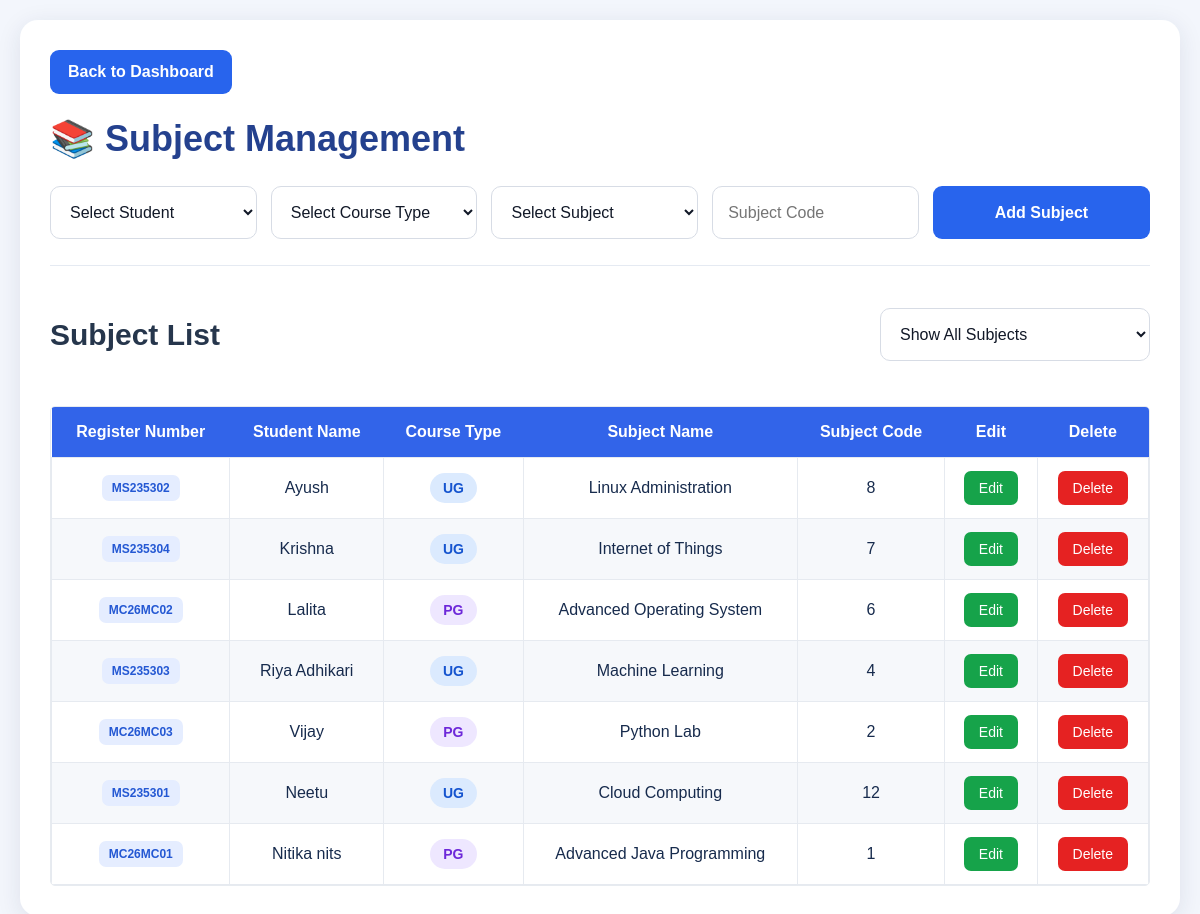
Page /subjects on the committed database.
### tables this page shows
CREATE TABLE subjects (
            id INTEGER PRIMARY KEY AUTOINCREMENT,
            student_name TEXT,
            subject_name TEXT NOT NULL,
            subject_code TEXT,
            course_type TEXT DEFAULT 'UG'
        );

CREATE TABLE students (
            id INTEGER PRIMARY KEY AUTOINCREMENT,
            name TEXT NOT NULL,
            email TEXT,
            course TEXT,
            semester TEXT,
            course_type TEXT DEFAULT 'UG'
        , student_code TEXT);

### app.py (the view, shortened to what this page needs)
@app.route("/subjects", methods=["GET", "POST"])
def subjects():
    conn = get_db()
    try:
        students_data = conn.execute("""
            SELECT
                id,
                name,
                email,
                course,
                semester,
                UPPER(TRIM(COALESCE(course_type, 'UG'))) AS course_type,
                student_code
            FROM students
            ORDER BY name
        """).fetchall()
        course_filter = valid_course_type(
            request.args.get("course_type")
        )
        if course_filter:
            subjects_data = conn.execute("""
                SELECT
                    sub.id,
                    sub.student_name,
                    sub.subject_name,
                    sub.subject_code,
                    UPPER(TRIM(COALESCE(sub.course_type, 'UG')))
                        AS course_type,
                    s.student_code
                FROM subjects AS sub
                LEFT JOIN students AS s
                    ON LOWER(TRIM(s.name)) =
                       LOWER(TRIM(sub.student_name))
                   AND UPPER(TRIM(COALESCE(s.course_type, 'UG'))) =
                       UPPER(TRIM(COALESCE(sub.course_type, 'UG')))
                WHERE UPPER(TRIM(COALESCE(sub.course_type, 'UG'))) = ?
                ORDER BY sub.id DESC
            """, (course_filter,)).fetchall()
        else:
            subjects_data = conn.execute("""
                SELECT
                    sub.id,
                    sub.student_name,
                    sub.subject_name,
                    sub.subject_code,
                    UPPER(TRIM(COALESCE(sub.course_type, 'UG')))
                        AS course_type,
                    s.student_code
                FROM subjects AS sub
                LEFT JOIN students AS s
                    ON LOWER(TRIM(s.name)) =
                       LOWER(TRIM(sub.student_name))
                   AND UPPER(TRIM(COALESCE(s.course_type, 'UG'))) =
                       UPPER(TRIM(COALESCE(sub.course_type, 'UG')))
                ORDER BY sub.id DESC
            """).fetchall()
        return render_template(
            "subjects.html",
            students=students_data,
            subjects=subjects_data,
            course_filter=course_filter
        )
    finally:
        conn.close()

### app.py (called while the page is built)
def get_db():
    conn = sqlite3.connect(DB_PATH)
    conn.row_factory = sqlite3.Row
    return conn

def valid_course_type(value):
    value = (value or "").strip().upper()
    return value if value in ("UG", "PG") else ""

### templates/subjects.html (shortened to what this page needs)
<!DOCTYPE html>
<html lang="en">
<head>
</head>
<body>
    <main class="container">
        <a href="{{ url_for('dashboard') }}" class="back-btn">
            Back to Dashboard
        </a>
        <h1>📚 Subject Management</h1>
        <form class="subject-form"
              method="POST"
              action="{{ url_for('subjects') }}">
            <select name="student_name" id="studentName" required>
                <option value="">Select Student</option>
            </select>
            <select name="course_type" id="courseType" required>
                <option value="">Select Course Type</option>
            </select>
            <select name="subject_name" id="subjectName" required>
                <option value="">Select Subject</option>
            </select>
            <input type="text"
                   name="subject_code"
                   placeholder="Subject Code"
                   maxlength="30"
                   required>
            <button type="submit" class="add-btn">
                 Add Subject
            </button>
        </form>
        <section class="list-section">
            <div class="list-heading">
                <h2>Subject List</h2>
                <select id="listFilter"
                        class="filter-select"
                        aria-label="Filter subjects">
                    <option value="ALL">Show All Subjects</option>
                </select>
            </div>
            <div class="table-wrapper">
                <table>
                    <thead>
                        <tr>
                            <th>Register Number</th>
                            <th>Student Name</th>
                            <th>Course Type</th>
                            <th>Subject Name</th>
                            <th>Subject Code</th>
                            <th>Edit</th>
                            <th>Delete</th>
                        </tr>
                    </thead>
                    <tbody id="subjectTableBody">
                        {% for subject in subjects %}
                        <tr data-course="{{ (subject['course_type'] or '')|upper }}">
                            <td>
                                <span class="student-code">
                                    {{ subject['student_code'] or 'Not assigned' }}
                                </span>
                            </td>
                            <td>{{ subject['student_name'] }}</td>
                            <td>
                                <span class="course-badge {{ 'pg' if (subject['course_type'] or '')|upper == 'PG' else 'ug' }}">
                                    {{ (subject['course_type'] or 'UG')|upper }}
                                </span>
                            </td>
                            <td>{{ subject['subject_name'] }}</td>
                            <td>{{ subject['subject_code'] }}</td>
                            <td>
                                <a class="action-btn edit-btn"
                                   href="{{ url_for('edit_subject', id=subject['id']) }}">
                                    Edit
                                </a>
                            </td>
                            <td>
                                <button type="button"
                                        class="action-btn delete-btn"
                                        data-url="{{ url_for('delete_subject', id=subject['id']) }}"
                                        data-name="{{ subject['subject_name'] }}"
                                        onclick="openDeleteModal(this.dataset.url, this.dataset.name)">
                                    Delete
                                </button>
                            </td>
                        </tr>
                        {% else %}
                        <tr>
                            <td colspan="7" class="empty-row">
                                No subjects added yet.
                            </td>
                        </tr>
                        {% endfor %}
                    </tbody>
                </table>
            </div>
        </section>
    </main>
</body>
</html>

### templates/subjects.html (style rules this page uses)
* { box-sizing: border-box; }
body { margin: 0; padding: 20px; background: #f3f6fc; color: #172b4d; font-family: Arial, Helvetica, sans-serif; }
.container { max-width: 1600px; margin: 0 auto; padding: 30px; background: #fff; border-radius: 18px; box-shadow: 0 5px 24px rgba(26, 43, 77, .10); }
.back-btn, .add-btn { display: inline-block; padding: 13px 18px; border: 0; border-radius: 9px; background: #2864ed; color: #fff; font-weight: 700; text-decoration: none; cursor: pointer; }
.back-btn { margin-bottom: 24px; }
h1 { margin: 0 0 26px; color: #24418e; font-size: clamp(26px, 3vw, 36px); }
.subject-form { display: grid; grid-template-columns: repeat(4, minmax(130px, 1fr)) minmax(150px, 1.05fr); gap: 14px; align-items: center; padding-bottom: 26px; border-bottom: 1px solid #e5eaf2; }
select, input { width: 100%; min-width: 0; height: 53px; padding: 0 15px; border: 1px solid #d7dce5; border-radius: 10px; background: #fff; color: #111827; font-size: 16px; outline: none; }
.add-btn { height: 53px; font-size: 16px; }
.list-heading { display: flex; justify-content: space-between; align-items: center; gap: 20px; margin: 42px 0 45px; }
.list-heading h2 { margin: 0; color: #26364c; font-size: 30px; }
.filter-select { max-width: 270px; }
.table-wrapper { width: 100%; overflow-x: auto; border: 1px solid #e7ebf0; border-radius: 5px; }
table { width: 100%; min-width: 900px; border-collapse: collapse; text-align: center; }
thead { background: #3264e9; color: white; }
th { padding: 16px 12px; font-size: 16px; white-space: nowrap; }
td { padding: 13px 12px; border: 1px solid #e6eaf0; color: #172b4d; font-size: 16px; }
tbody tr:nth-child(even) { background: #f6f8fb; }
.student-code { display: inline-block; padding: 6px 10px; border-radius: 7px; background: #e5edff; color: #2458d3; font-size: 12px; font-weight: 700; white-space: nowrap; }
.course-badge { display: inline-block; min-width: 46px; padding: 7px 13px; border-radius: 20px; font-size: 14px; font-weight: 700; }
.course-badge.ug { background: #dbeafe; color: #1554cf; }
.course-badge.pg { background: #eee7ff; color: #6d28d9; }
.action-btn { display: inline-block; padding: 9px 15px; border: 0; border-radius: 7px; color: #fff; text-decoration: none; font-size: 14px; cursor: pointer; }
.edit-btn { background: #16a34a; }
.delete-btn { background: #e52222; }

### rows in the picture
subjects: student_code "MS235302", student_name "Ayush", course_type "UG", subject_name "Linux Administration", subject_code "8"
subjects: student_code "MS235304", student_name "Krishna", course_type "UG", subject_name "Internet of Things", subject_code "7"
subjects: student_code "MC26MC02", student_name "Lalita", course_type "PG", subject_name "Advanced Operating System", subject_code "6"
subjects: student_code "MS235303", student_name "Riya Adhikari", course_type "UG", subject_name "Machine Learning", subject_code "4"
subjects: student_code "MC26MC03", student_name "Vijay", course_type "PG", subject_name "Python Lab", subject_code "2"
subjects: student_code "MS235301", student_name "Neetu", course_type "UG", subject_name "Cloud Computing", subject_code "12"
subjects: student_code "MC26MC01", student_name "Nitika nits", course_type "PG", subject_name "Advanced Java Programming", subject_code "1"
